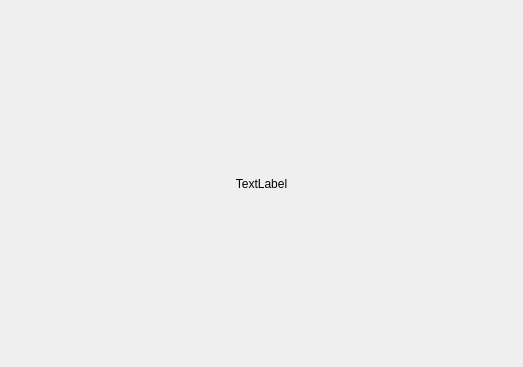
<?xml version="1.0" encoding="UTF-8"?>
<!-- SPDX-FileCopyrightText: 2019-2026 The ALS Authors -->
<!-- SPDX-License-Identifier: GPL-3.0-or-later -->

<ui version="4.0">
 <class>QrDialog</class>
 <widget class="QDialog" name="QrDialog">
  <property name="geometry">
   <rect>
    <x>0</x>
    <y>0</y>
    <width>523</width>
    <height>367</height>
   </rect>
  </property>
  <property name="windowTitle">
   <string notr="true">ALS QR Code</string>
  </property>
  <layout class="QVBoxLayout" name="verticalLayout">
   <item>
    <widget class="QLabel" name="lblQR">
     <property name="text">
      <string notr="true">TextLabel</string>
     </property>
     <property name="alignment">
      <set>Qt::AlignCenter</set>
     </property>
    </widget>
   </item>
  </layout>
 </widget>
 <resources/>
 <connections/>
</ui>
